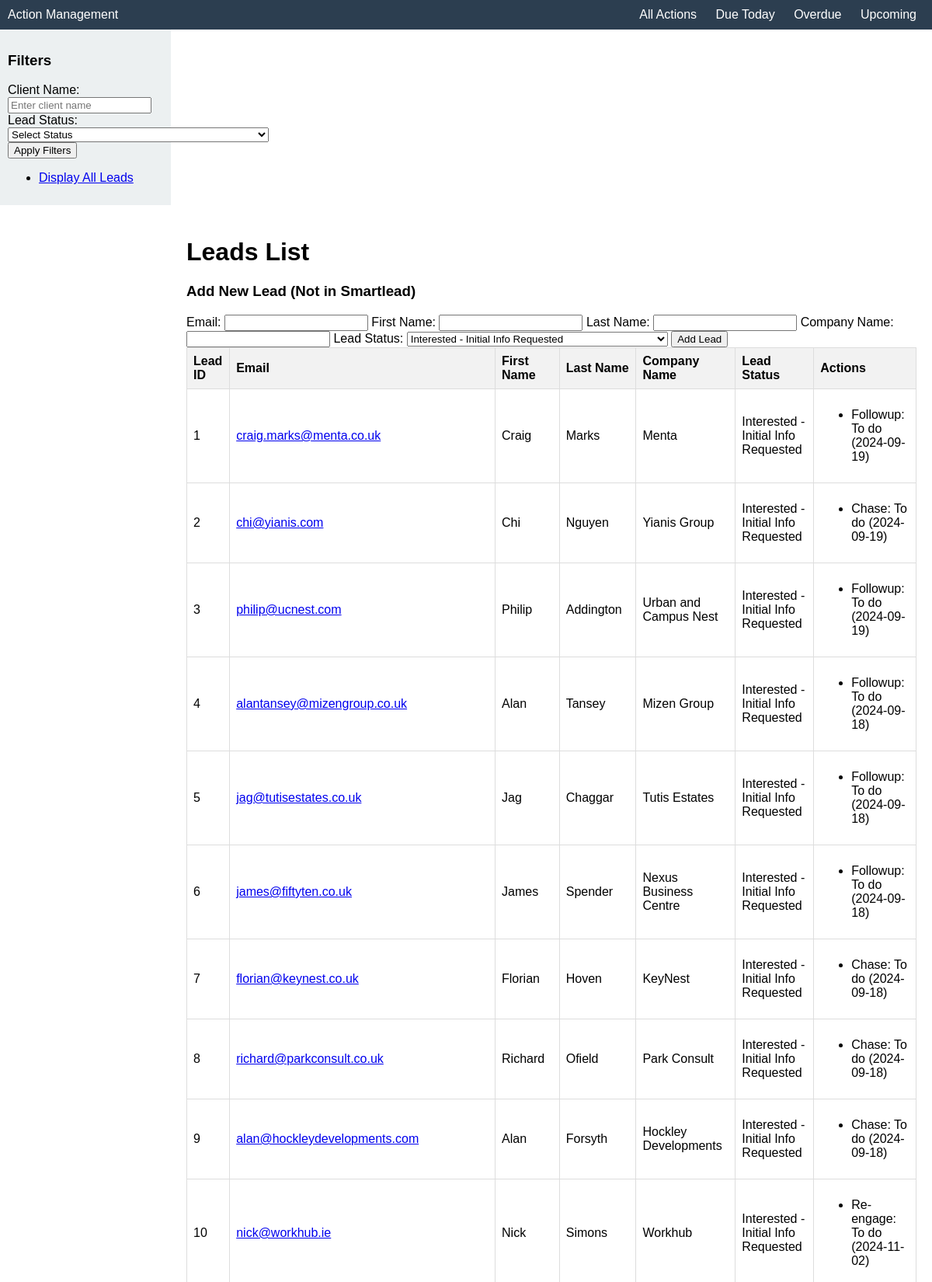
The page /lead_management/display_leads (upper part) on the database its author committed.
### app/models.py (models this page shows, shortened)
class Lead(db.Model):
    __tablename__ = 'leads'
    id = db.Column(db.Integer, primary_key=True)
    sl_lead_id = db.Column(db.Integer, nullable=True)  # Smartlead Lead ID
    first_name = db.Column(db.String(255), nullable=False)
    last_name = db.Column(db.String(255), nullable=False)
    email = db.Column(db.String(255), nullable=False, unique=True)  # Unique email to prevent duplicates.
    company_name = db.Column(db.String(255), nullable=True)
    created_at = db.Column(db.DateTime, default=datetime.utcnow)
    is_unsubscribed = db.Column(db.Boolean, default=False)
    phone_number = db.Column(db.String(50), nullable=True)
    location = db.Column(db.String(255), nullable=True)
    linkedin_profile = db.Column(db.String(255), nullable=True)
    campaign_id = db.Column(db.Integer, db.ForeignKey('campaigns.id'), nullable=False)  # ForeignKey to Campaign.
    lead_status = db.Column(db.String(255), nullable=False, default='Interested - Initial Info Requested')  # New field for lead status.
    actions = db.relationship('LeadAction', backref='lead', lazy=True, cascade='all, delete-orphan')
    notes = db.relationship('LeadNote', backref='lead', lazy=True, cascade='all, delete-orphan')

class LeadAction(db.Model):
    __tablename__ = 'lead_actions'
    id = db.Column(db.Integer, primary_key=True)
    lead_id = db.Column(db.Integer, db.ForeignKey('leads.id'), nullable=False)  # ForeignKey to Lead.
    action_type = db.Column(db.String(255), nullable=False)  # Action type (e.g., 'Contacted', 'Demo Booked').
    action_description = db.Column(db.Text, nullable=True)  # Optional description of the action.
    action_date = db.Column(db.DateTime, nullable=True)  # Date for when the action should be completed.
    action_state = db.Column(db.String(50), nullable=False, default='To do')  # State of the action ('Done' or 'To do').
    created_at = db.Column(db.DateTime, default=datetime.utcnow)

### app/blueprints/lead_management.py (the view)
@lead_management_blueprint.route('/display_leads', methods=['GET'])
def display_stored_leads():
    leads = Lead.query.all()  # Retrieve all leads from the database
    return render_template('leads.html', leads=leads)  # Make sure to pass leads to the template

### app/templates/leads.html (shortened to what this page needs)
{% extends 'base.html' %}
{% block content %}
<h1>Leads List</h1>
<h3>Add New Lead (Not in Smartlead)</h3>
<form method="post" action="{{ url_for('lead_management.add_lead') }}">
    <label for="email">Email:</label>
    <input type="email" name="email" id="email" required>
    <label for="first_name">First Name:</label>
    <input type="text" name="first_name" id="first_name" required>
    <label for="last_name">Last Name:</label>
    <input type="text" name="last_name" id="last_name" required>
    <label for="company_name">Company Name:</label>
    <input type="text" name="company_name" id="company_name">
    <label for="lead_status">Lead Status:</label>
    <select name="lead_status" id="lead_status">
        <option value="Interested - Initial Info Requested">Interested - Initial Info Requested</option>
    </select>
    <button type="submit">Add Lead</button>
</form>
{% if leads %}
    <table>
        <thead>
            <tr>
                <th>Lead ID</th>
                <th>Email</th>
                <th>First Name</th>
                <th>Last Name</th>
                <th>Company Name</th>
                <th>Lead Status</th>
                <th>Actions</th>
            </tr>
        </thead>
        <tbody>
            {% for lead in leads %}
            <tr>
                <td>{{ lead.id }}</td>
                <td><a href="{{ url_for('lead_management.lead_detail', lead_id=lead.id) }}">{{ lead.email }}</a></td>
                <td>{{ lead.first_name }}</td>
                <td>{{ lead.last_name }}</td>
                <td>{{ lead.company_name }}</td>
                <td>{{ lead.lead_status }}</td>
                <td>
                    <ul>
                        {% for action in lead.actions %}
                            <li>{{ action.action_type }}: {{ action.action_state }} ({{ action.action_date.strftime('%Y-%m-%d') if action.action_date else 'N/A' }})</li>
                        {% endfor %}
                    </ul>
                </td>
            </tr>
            {% endfor %}
        </tbody>
    </table>
{% else %}
    <p>No leads found.</p>
{% endif %}
{% endblock %}

### app/templates/base.html (shortened to what this page needs)
<!DOCTYPE html>
<html lang="en">
<head>
    <link rel="stylesheet" href="{{ url_for('static', filename='css/styles.css') }}">
</head>
<body>
    <nav class="top-nav">
        <div class="nav-title">Action Management</div>
        <div class="nav-links">
            <a href="{{ url_for('lead_management.all_actions') }}" id="all-actions">All Actions</a>
            <a href="{{ url_for('lead_management.due_today') }}" id="due-today">Due Today</a>
            <a href="{{ url_for('lead_management.overdue') }}" id="overdue">Overdue</a>
            <a href="{{ url_for('lead_management.upcoming') }}" id="upcoming">Upcoming</a>
        </div>
    </nav>
    <aside class="sidebar">
        <h3>Filters</h3>
        <form action="{{ url_for('lead_management.filter_leads') }}" method="get">
            <div class="filter-section">
                <label for="client_name">Client Name:</label>
                <input type="text" name="client_name" id="client_name" placeholder="Enter client name">
            </div>
            <div class="filter-section">
                <label for="lead_status">Lead Status:</label>
                <select name="lead_status" id="lead_status">
                    <option value="" disabled selected>Select Status</option>
                </select>
            </div>
            <button type="submit">Apply Filters</button>
        </form>
        <ul>
            <li><a href="{{ url_for('lead_management.display_stored_leads') }}" id="display-all-leads">Display All Leads</a></li>
        </ul>
    </aside>
    <main class="main-content">
        {% block content %}{% endblock %}
    </main>
</body>
</html>

### app/static/css/styles.css (style rules this page uses)
body { font-family: Arial, sans-serif; display: flex; flex-direction: column; margin: 0; padding: 0; }
.top-nav { background-color: #2c3e50; color: white; padding: 10px; display: flex; justify-content: space-between; }
.nav-links a { color: white; margin: 0 10px; text-decoration: none; }
.sidebar { width: 200px; padding: 10px; background-color: #ecf0f1; }
.main-content { margin-left: 220px; padding: 20px; flex-grow: 1; }
table { width: 100%; border-collapse: collapse; }
table, th, td { border: 1px solid #ddd; padding: 8px; }
th { background-color: #f2f2f2; text-align: left; }

### rows shown on the page
Lead: id "1", email "craig.marks@menta.co.uk", first_name "Craig", last_name "Marks", company_name "Menta", lead_status "Interested - Initial Info Requested"
LeadAction: action_type "Followup", action_state "To do", action_date "2024-09-19"
Lead: id "2", email "chi@yianis.com", first_name "Chi", last_name "Nguyen", company_name "Yianis Group", lead_status "Interested - Initial Info Requested"
LeadAction: action_type "Chase", action_state "To do", action_date "2024-09-19"
Lead: id "3", email "philip@ucnest.com", first_name "Philip", last_name "Addington", company_name "Urban and Campus Nest", lead_status "Interested - Initial Info Requested"
LeadAction: action_type "Followup", action_state "To do", action_date "2024-09-19"
Lead: id "4", email "alantansey@mizengroup.co.uk", first_name "Alan", last_name "Tansey", company_name "Mizen Group", lead_status "Interested - Initial Info Requested"
LeadAction: action_type "Followup", action_state "To do", action_date "2024-09-18"
Lead: id "5", email "jag@tutisestates.co.uk", first_name "Jag", last_name "Chaggar", company_name "Tutis Estates", lead_status "Interested - Initial Info Requested"
LeadAction: action_type "Followup", action_state "To do", action_date "2024-09-18"
Lead: id "6", email "james@fiftyten.co.uk", first_name "James", last_name "Spender", company_name "Nexus Business Centre", lead_status "Interested - Initial Info Requested"
LeadAction: action_type "Followup", action_state "To do", action_date "2024-09-18"
Lead: id "7", email "florian@keynest.co.uk", first_name "Florian", last_name "Hoven", company_name "KeyNest", lead_status "Interested - Initial Info Requested"
LeadAction: action_type "Chase", action_state "To do", action_date "2024-09-18"
Lead: id "8", email "richard@parkconsult.co.uk", first_name "Richard", last_name "Ofield", company_name "Park Consult", lead_status "Interested - Initial Info Requested"
LeadAction: action_type "Chase", action_state "To do", action_date "2024-09-18"
Lead: id "9", email "alan@hockleydevelopments.com", first_name "Alan", last_name "Forsyth", company_name "Hockley Developments", lead_status "Interested - Initial Info Requested"
LeadAction: action_type "Chase", action_state "To do", action_date "2024-09-18"
Lead: id "10", email "nick@workhub.ie", first_name "Nick", last_name "Simons", company_name "Workhub", lead_status "Interested - Initial Info Requested"
LeadAction: action_type "Re-engage", action_state "To do", action_date "2024-11-02"
